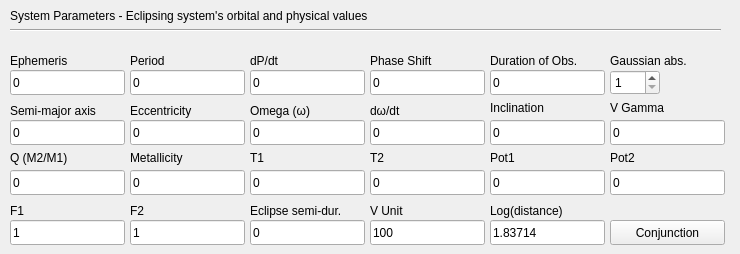
      <widget class="QWidget" name="tab">
       <attribute name="title">
        <string>System</string>
       </attribute>
       <widget class="QLabel" name="label_38">
        <property name="geometry">
         <rect>
          <x>10</x>
          <y>0</y>
          <width>711</width>
          <height>31</height>
         </rect>
        </property>
        <property name="text">
         <string>System Parameters - Eclipsing system's orbital and physical values</string>
        </property>
       </widget>
       <widget class="Line" name="line_11">
        <property name="geometry">
         <rect>
          <x>10</x>
          <y>20</y>
          <width>711</width>
          <height>21</height>
         </rect>
        </property>
        <property name="orientation">
         <enum>Qt::Horizontal</enum>
        </property>
       </widget>
       <widget class="QLineEdit" name="a_ipt">
        <property name="geometry">
         <rect>
          <x>10</x>
          <y>120</y>
          <width>115</width>
          <height>25</height>
         </rect>
        </property>
        <property name="toolTip">
         <string/>
        </property>
        <property name="text">
         <string>0</string>
        </property>
       </widget>
       <widget class="QLabel" name="label_80">
        <property name="geometry">
         <rect>
          <x>10</x>
          <y>150</y>
          <width>111</width>
          <height>16</height>
         </rect>
        </property>
        <property name="toolTip">
         <string>Mass ratio of binary components, M2/M1</string>
        </property>
        <property name="statusTip">
         <string>RM</string>
        </property>
        <property name="text">
         <string>Q (M2/M1)</string>
        </property>
       </widget>
       <widget class="QLabel" name="label_61">
        <property name="geometry">
         <rect>
          <x>130</x>
          <y>200</y>
          <width>111</width>
          <height>21</height>
         </rect>
        </property>
        <property name="toolTip">
         <string>Ratio of axial rotation rate vs. mean orbital rate for star 2</string>
        </property>
        <property name="text">
         <string>F2</string>
        </property>
       </widget>
       <widget class="QLineEdit" name="pshift_ipt">
        <property name="geometry">
         <rect>
          <x>370</x>
          <y>70</y>
          <width>115</width>
          <height>25</height>
         </rect>
        </property>
        <property name="text">
         <string>0</string>
        </property>
       </widget>
       <widget class="QLineEdit" name="vunit_ipt">
        <property name="geometry">
         <rect>
          <x>370</x>
          <y>220</y>
          <width>115</width>
          <height>25</height>
         </rect>
        </property>
        <property name="toolTip">
         <string/>
        </property>
        <property name="text">
         <string>100</string>
        </property>
       </widget>
       <widget class="QLabel" name="label_55">
        <property name="geometry">
         <rect>
          <x>250</x>
          <y>100</y>
          <width>111</width>
          <height>21</height>
         </rect>
        </property>
        <property name="toolTip">
         <string>&lt;html&gt;&lt;head/&gt;&lt;body&gt;&lt;p&gt;Initial argument of periastron for star 1 in radians, the argument of periastron for star 2 differs by pi radians&lt;/p&gt;&lt;/body&gt;&lt;/html&gt;</string>
        </property>
        <property name="statusTip">
         <string>PERR0</string>
        </property>
        <property name="text">
         <string>Omega (ω)</string>
        </property>
       </widget>
       <widget class="QLabel" name="label_60">
        <property name="geometry">
         <rect>
          <x>10</x>
          <y>200</y>
          <width>101</width>
          <height>21</height>
         </rect>
        </property>
        <property name="toolTip">
         <string>Ratio of axial rotation rate vs. mean orbital rate for star 1</string>
        </property>
        <property name="text">
         <string>F1</string>
        </property>
       </widget>
       <widget class="QLineEdit" name="tavc_ipt">
        <property name="geometry">
         <rect>
          <x>370</x>
          <y>170</y>
          <width>115</width>
          <height>25</height>
         </rect>
        </property>
        <property name="toolTip">
         <string/>
        </property>
        <property name="text">
         <string>0</string>
        </property>
       </widget>
       <widget class="QLineEdit" name="the_ipt">
        <property name="geometry">
         <rect>
          <x>250</x>
          <y>220</y>
          <width>115</width>
          <height>25</height>
         </rect>
        </property>
        <property name="toolTip">
         <string/>
        </property>
        <property name="text">
         <string>0</string>
        </property>
       </widget>
       <widget class="QLabel" name="label_46">
        <property name="geometry">
         <rect>
          <x>370</x>
          <y>50</y>
          <width>111</width>
          <height>21</height>
         </rect>
        </property>
        <property name="toolTip">
         <string>Constant shift to be applied to computed phases; Phase Shift</string>
        </property>
        <property name="statusTip">
         <string>PSHIFT</string>
        </property>
        <property name="text">
         <string>Phase Shift</string>
        </property>
       </widget>
       <widget class="QLabel" name="label_74">
        <property name="geometry">
         <rect>
          <x>490</x>
          <y>150</y>
          <width>101</width>
          <height>16</height>
         </rect>
        </property>
        <property name="toolTip">
         <string>The potential for star 1, as defined by Kopal (1954) for synchronous, circular orbit case</string>
        </property>
        <property name="statusTip">
         <string>PHSV</string>
        </property>
        <property name="text">
         <string>Pot1</string>
        </property>
       </widget>
       <widget class="QLineEdit" name="jd0_ipt">
        <property name="geometry">
         <rect>
          <x>10</x>
          <y>70</y>
          <width>115</width>
          <height>25</height>
         </rect>
        </property>
        <property name="text">
         <string>0</string>
        </property>
       </widget>
       <widget class="QLabel" name="label_43">
        <property name="geometry">
         <rect>
          <x>10</x>
          <y>50</y>
          <width>91</width>
          <height>21</height>
         </rect>
        </property>
        <property name="toolTip">
         <string>Ephemeris time of the eclipsing system in JD time</string>
        </property>
        <property name="statusTip">
         <string>JD0</string>
        </property>
        <property name="text">
         <string>Ephemeris</string>
        </property>
       </widget>
       <widget class="QLineEdit" name="tavh_ipt">
        <property name="geometry">
         <rect>
          <x>250</x>
          <y>170</y>
          <width>115</width>
          <height>25</height>
         </rect>
        </property>
        <property name="toolTip">
         <string/>
        </property>
        <property name="text">
         <string>0</string>
        </property>
       </widget>
       <widget class="QLineEdit" name="pcsv_ipt">
        <property name="geometry">
         <rect>
          <x>610</x>
          <y>170</y>
          <width>115</width>
          <height>25</height>
         </rect>
        </property>
        <property name="toolTip">
         <string/>
        </property>
        <property name="text">
         <string>0</string>
        </property>
       </widget>
       <widget class="QLabel" name="label_57">
        <property name="geometry">
         <rect>
          <x>250</x>
          <y>200</y>
          <width>121</width>
          <height>21</height>
         </rect>
        </property>
        <property name="toolTip">
         <string>Semi-duration of primary eclipses in phase units, applied only in Mode -1</string>
        </property>
        <property name="statusTip">
         <string>TH E</string>
        </property>
        <property name="text">
         <string>Eclipse semi-dur.</string>
        </property>
       </widget>
       <widget class="QLineEdit" name="f1_ipt">
        <property name="geometry">
         <rect>
          <x>10</x>
          <y>220</y>
          <width>115</width>
          <height>25</height>
         </rect>
        </property>
        <property name="toolTip">
         <string/>
        </property>
        <property name="text">
         <string>1</string>
        </property>
       </widget>
       <widget class="QLineEdit" name="xincl_ipt">
        <property name="geometry">
         <rect>
          <x>490</x>
          <y>120</y>
          <width>115</width>
          <height>25</height>
         </rect>
        </property>
        <property name="toolTip">
         <string/>
        </property>
        <property name="text">
         <string>0</string>
        </property>
       </widget>
       <widget class="QLineEdit" name="abunin_ipt">
        <property name="geometry">
         <rect>
          <x>130</x>
          <y>170</y>
          <width>115</width>
          <height>25</height>
         </rect>
        </property>
        <property name="toolTip">
         <string/>
        </property>
        <property name="text">
         <string>0</string>
        </property>
       </widget>
       <widget class="QLineEdit" name="vgam_ipt">
        <property name="geometry">
         <rect>
          <x>610</x>
          <y>120</y>
          <width>115</width>
          <height>25</height>
         </rect>
        </property>
        <property name="text">
         <string>0</string>
        </property>
       </widget>
       <widget class="QLineEdit" name="dperdt_ipt">
        <property name="geometry">
         <rect>
          <x>370</x>
          <y>120</y>
          <width>115</width>
          <height>25</height>
         </rect>
        </property>
        <property name="toolTip">
         <string/>
        </property>
        <property name="text">
         <string>0</string>
        </property>
       </widget>
       <widget class="QLabel" name="label_59">
        <property name="geometry">
         <rect>
          <x>10</x>
          <y>100</y>
          <width>111</width>
          <height>21</height>
         </rect>
        </property>
        <property name="toolTip">
         <string>Semi-major axis</string>
        </property>
        <property name="statusTip">
         <string>a</string>
        </property>
        <property name="text">
         <string>Semi-major axis</string>
        </property>
       </widget>
       <widget class="QLabel" name="label_44">
        <property name="geometry">
         <rect>
          <x>130</x>
          <y>50</y>
          <width>51</width>
          <height>21</height>
         </rect>
        </property>
        <property name="toolTip">
         <string>Period</string>
        </property>
        <property name="statusTip">
         <string>P0</string>
        </property>
        <property name="text">
         <string>Period</string>
        </property>
       </widget>
       <widget class="QLabel" name="label_71">
        <property name="geometry">
         <rect>
          <x>250</x>
          <y>150</y>
          <width>101</width>
          <height>16</height>
         </rect>
        </property>
        <property name="toolTip">
         <string>Mean effective temperature for star 1, re-radiation or spots not included</string>
        </property>
        <property name="statusTip">
         <string>TAVH</string>
        </property>
        <property name="text">
         <string>T1</string>
        </property>
       </widget>
       <widget class="QLabel" name="label_56">
        <property name="geometry">
         <rect>
          <x>370</x>
          <y>100</y>
          <width>101</width>
          <height>21</height>
         </rect>
        </property>
        <property name="toolTip">
         <string>First time derivative of omega</string>
        </property>
        <property name="statusTip">
         <string>dPERdt</string>
        </property>
        <property name="text">
         <string>dω/dt</string>
        </property>
       </widget>
       <widget class="QLineEdit" name="phsv_ipt">
        <property name="geometry">
         <rect>
          <x>490</x>
          <y>170</y>
          <width>115</width>
          <height>25</height>
         </rect>
        </property>
        <property name="toolTip">
         <string/>
        </property>
        <property name="text">
         <string>0</string>
        </property>
       </widget>
       <widget class="QLabel" name="label_47">
        <property name="geometry">
         <rect>
          <x>490</x>
          <y>50</y>
          <width>111</width>
          <height>21</height>
         </rect>
        </property>
        <property name="toolTip">
         <string>Duration of light curve observation for phase smearing computation</string>
        </property>
        <property name="statusTip">
         <string>DELPH</string>
        </property>
        <property name="text">
         <string>Duration of Obs.</string>
        </property>
       </widget>
       <widget class="QLabel" name="label_62">
        <property name="geometry">
         <rect>
          <x>130</x>
          <y>100</y>
          <width>101</width>
          <height>21</height>
         </rect>
        </property>
        <property name="toolTip">
         <string/>
        </property>
        <property name="statusTip">
         <string>e</string>
        </property>
        <property name="text">
         <string>Eccentricity</string>
        </property>
       </widget>
       <widget class="QLabel" name="label_45">
        <property name="geometry">
         <rect>
          <x>250</x>
          <y>50</y>
          <width>51</width>
          <height>21</height>
         </rect>
        </property>
        <property name="toolTip">
         <string>First time derivative of period</string>
        </property>
        <property name="text">
         <string>dP/dt</string>
        </property>
       </widget>
       <widget class="QLineEdit" name="e_ipt">
        <property name="geometry">
         <rect>
          <x>130</x>
          <y>120</y>
          <width>115</width>
          <height>25</height>
         </rect>
        </property>
        <property name="toolTip">
         <string/>
        </property>
        <property name="text">
         <string>0</string>
        </property>
       </widget>
       <widget class="QLabel" name="label_63">
        <property name="geometry">
         <rect>
          <x>610</x>
          <y>100</y>
          <width>111</width>
          <height>16</height>
         </rect>
        </property>
        <property name="toolTip">
         <string>V Gamma</string>
        </property>
        <property name="statusTip">
         <string>VGAM</string>
        </property>
        <property name="text">
         <string>V Gamma</string>
        </property>
       </widget>
       <widget class="QLabel" name="label_70">
        <property name="geometry">
         <rect>
          <x>370</x>
          <y>150</y>
          <width>111</width>
          <height>16</height>
         </rect>
        </property>
        <property name="toolTip">
         <string>Mean effective temperature for star 2, re-radiation or spots not included</string>
        </property>
        <property name="statusTip">
         <string>TAVC</string>
        </property>
        <property name="text">
         <string>T2</string>
        </property>
       </widget>
       <widget class="QLabel" name="label_64">
        <property name="geometry">
         <rect>
          <x>490</x>
          <y>100</y>
          <width>101</width>
          <height>16</height>
         </rect>
        </property>
        <property name="toolTip">
         <string>Binary system orbital inclination in degrees</string>
        </property>
        <property name="statusTip">
         <string>INCL</string>
        </property>
        <property name="text">
         <string>Inclination</string>
        </property>
       </widget>
       <widget class="QLineEdit" name="dpdt_ipt">
        <property name="geometry">
         <rect>
          <x>250</x>
          <y>70</y>
          <width>115</width>
          <height>25</height>
         </rect>
        </property>
        <property name="text">
         <string>0</string>
        </property>
       </widget>
       <widget class="QLineEdit" name="rm_ipt">
        <property name="geometry">
         <rect>
          <x>10</x>
          <y>170</y>
          <width>115</width>
          <height>25</height>
         </rect>
        </property>
        <property name="toolTip">
         <string/>
        </property>
        <property name="text">
         <string>0</string>
        </property>
       </widget>
       <widget class="QLineEdit" name="delph_ipt">
        <property name="geometry">
         <rect>
          <x>490</x>
          <y>70</y>
          <width>115</width>
          <height>25</height>
         </rect>
        </property>
        <property name="text">
         <string>0</string>
        </property>
       </widget>
       <widget class="QLineEdit" name="p0_ipt">
        <property name="geometry">
         <rect>
          <x>130</x>
          <y>70</y>
          <width>115</width>
          <height>25</height>
         </rect>
        </property>
        <property name="text">
         <string>0</string>
        </property>
       </widget>
       <widget class="QLabel" name="label_83">
        <property name="geometry">
         <rect>
          <x>490</x>
          <y>200</y>
          <width>101</width>
          <height>21</height>
         </rect>
        </property>
        <property name="toolTip">
         <string>Base 10 logarithm of distance in parsecs</string>
        </property>
        <property name="statusTip">
         <string>DPCLOG</string>
        </property>
        <property name="text">
         <string>Log(distance)</string>
        </property>
       </widget>
       <widget class="QLabel" name="label_58">
        <property name="geometry">
         <rect>
          <x>370</x>
          <y>200</y>
          <width>101</width>
          <height>21</height>
         </rect>
        </property>
        <property name="toolTip">
         <string>Radial velocity input in km/s</string>
        </property>
        <property name="statusTip">
         <string>VUNIT</string>
        </property>
        <property name="text">
         <string>V Unit</string>
        </property>
       </widget>
       <widget class="QLabel" name="label_67">
        <property name="geometry">
         <rect>
          <x>130</x>
          <y>150</y>
          <width>101</width>
          <height>16</height>
         </rect>
        </property>
        <property name="toolTip">
         <string> System metallicity as usually defined logarithmically, relative to the Sun</string>
        </property>
        <property name="statusTip">
         <string>ABUNIN</string>
        </property>
        <property name="text">
         <string>Metallicity</string>
        </property>
       </widget>
       <widget class="QLineEdit" name="perr0_ipt">
        <property name="geometry">
         <rect>
          <x>250</x>
          <y>120</y>
          <width>115</width>
          <height>25</height>
         </rect>
        </property>
        <property name="toolTip">
         <string/>
        </property>
        <property name="text">
         <string>0</string>
        </property>
       </widget>
       <widget class="QLineEdit" name="dpclog_ipt">
        <property name="geometry">
         <rect>
          <x>490</x>
          <y>220</y>
          <width>115</width>
          <height>25</height>
         </rect>
        </property>
        <property name="toolTip">
         <string/>
        </property>
        <property name="text">
         <string>1.83714</string>
        </property>
       </widget>
       <widget class="QLabel" name="label_75">
        <property name="geometry">
         <rect>
          <x>610</x>
          <y>150</y>
          <width>111</width>
          <height>16</height>
         </rect>
        </property>
        <property name="toolTip">
         <string>The potential for star 2, as defined by Kopal (1954) for synchronous, circular orbit case</string>
        </property>
        <property name="statusTip">
         <string>PCSV</string>
        </property>
        <property name="text">
         <string>Pot2</string>
        </property>
       </widget>
       <widget class="QLineEdit" name="f2_ipt">
        <property name="geometry">
         <rect>
          <x>130</x>
          <y>220</y>
          <width>115</width>
          <height>25</height>
         </rect>
        </property>
        <property name="toolTip">
         <string/>
        </property>
        <property name="text">
         <string>1</string>
        </property>
       </widget>
       <widget class="QLabel" name="label_42">
        <property name="geometry">
         <rect>
          <x>610</x>
          <y>50</y>
          <width>121</width>
          <height>21</height>
         </rect>
        </property>
        <property name="toolTip">
         <string>Number of Gaussian abscissas in the Gaussian quadrature of time/phase smearing, set 1 for no smearing</string>
        </property>
        <property name="statusTip">
         <string>NGA</string>
        </property>
        <property name="text">
         <string>Gaussian abs.</string>
        </property>
       </widget>
       <widget class="QSpinBox" name="nga_spinbox">
        <property name="geometry">
         <rect>
          <x>610</x>
          <y>70</y>
          <width>50</width>
          <height>25</height>
         </rect>
        </property>
        <property name="minimum">
         <number>1</number>
        </property>
        <property name="maximum">
         <number>10</number>
        </property>
       </widget>
       <widget class="QPushButton" name="conj_btn">
        <property name="geometry">
         <rect>
          <x>610</x>
          <y>220</y>
          <width>115</width>
          <height>25</height>
         </rect>
        </property>
        <property name="text">
         <string>Conjunction</string>
        </property>
       </widget>
      </widget>
